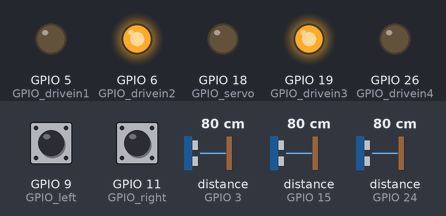
Bench run of a program on a simulated Raspberry Pi (BCM pin numbers). On the bench: output pins drawn as LEDs (lit = HIGH). Inputs (shaded band) come from the test bench; at power-on: GPIO 9 (GPIO_left) HIGH, GPIO 11 (GPIO_right) LOW, distance to the obstacle (sensors on GPIO 3, GPIO 15, GPIO 24) 80 cm. The echo pulse lasts 58.3 µs per cm; the clock reads 2024-03-15 10:24:30 at power-on unless the program sets it; pins used as bus, display or sensor lines are not drawn; what the program prints to the terminal is not drawn.

Above: at 0.1 s.
Timing chart, 0 to 1.6 s (numbered marks = the images above):
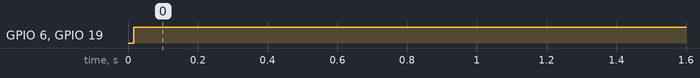

Measured:
- by itself, GPIO 6 (GPIO_drivein2), GPIO 19 (GPIO_drivein3): LOW → HIGH at 0.02 s

The program:

trashbin.py
```python
import RPi.GPIO as GPIO
import time

GPIO.setmode(GPIO.BCM)

GPIO_trig1 = 2
GPIO_echo1 = 3
GPIO_trig2 = 14
GPIO_echo2 = 15
GPIO_trig3 = 23
GPIO_echo3 = 24
GPIO_right = 11
GPIO_left = 9
GPIO_servo = 18
GPIO_drivein1 = 5
GPIO_drivein2 = 6
GPIO_drivein3 = 19
GPIO_drivein4 = 26


GPIO.setup(GPIO_trig1, GPIO.OUT)
GPIO.setup(GPIO_echo1, GPIO.IN)
GPIO.setup(GPIO_trig2, GPIO.OUT)
GPIO.setup(GPIO_echo2, GPIO.IN)
GPIO.setup(GPIO_trig3, GPIO.OUT)
GPIO.setup(GPIO_echo3, GPIO.IN)
GPIO.setup(GPIO_right, GPIO.IN)
GPIO.setup(GPIO_left, GPIO.IN)
GPIO.setup(GPIO_servo, GPIO.OUT)
GPIO.setup(GPIO_drivein1, GPIO.OUT)
GPIO.setup(GPIO_drivein2, GPIO.OUT)
GPIO.setup(GPIO_drivein3, GPIO.OUT)
GPIO.setup(GPIO_drivein4, GPIO.OUT)

pservo = GPIO.PWM(GPIO_servo, 50)


def distance_tutup():
    GPIO.output(GPIO_trig1, True)

    time.sleep(0.00001)
    GPIO.output(GPIO_trig1, False)

    StartTime = time.time()
    StopTime = time.time()

    while GPIO.input(GPIO_echo1) == 0:
        StartTime = time.time()

    while GPIO.input(GPIO_echo1) == 1:
        StopTime = time.time()

    TimeElapsed = StopTime - StartTime

    distance_tutup = (TimeElapsed * 34300) / 2

    return distance_tutup


def distance_dalam():
    GPIO.output(GPIO_trig2, True)

    time.sleep(0.00001)
    GPIO.output(GPIO_trig2, False)

    StartTime = time.time()
    StopTime = time.time()

    while GPIO.input(GPIO_echo2) == 0:
        StartTime = time.time()

    while GPIO.input(GPIO_echo2) == 1:
        StopTime = time.time()

    TimeElapsed = StopTime - StartTime

    distance_dalam = (TimeElapsed * 34300) / 2

    return distance_dalam


def distance_jalan():
    GPIO.output(GPIO_trig3, True)

    time.sleep(0.00001)
    GPIO.output(GPIO_trig3, False)

    StartTime = time.time()
    StopTime = time.time()

    while GPIO.input(GPIO_echo3) == 0:
        StartTime = time.time()

    while GPIO.input(GPIO_echo3) == 1:
        StopTime = time.time()

    TimeElapsed = StopTime - StartTime

    distance_jalan = (TimeElapsed * 34300) / 2

    return distance_jalan


if __name__ == '__main__':
    try:
        while True:
            hasil_distance_tutup = distance_tutup()
            hasil_distance_jalan = distance_jalan()
            hasil_distance_dalam = distance_dalam()
            if hasil_distance_dalam < 10:
                if hasil_distance_jalan < 50:
                    GPIO.output(GPIO_drivein1, GPIO.LOW)
                    GPIO.output(GPIO_drivein2, GPIO.LOW)
                    GPIO.output(GPIO_drivein3, GPIO.LOW)
                    GPIO.output(GPIO_drivein4, GPIO.LOW)
                    print("Tong sampah mendeteksi ada seseorang didepan!")
                    if hasil_distance_tutup < 50:
                        pservo.ChangeDutyCycle(12)
                        time.sleep(5)
                        print("Tong sampah membuka.")
                    else:
                        print("Tong sampah tidak mendeteksi seseorang didepan.")
                        time.sleep(5)
                        print("Tong sampah menutup.")
                else:
                    if not GPIO.input(GPIO_left):  # belok kanan
                        GPIO.output(GPIO_drivein1, GPIO.HIGH)
                        GPIO.output(GPIO_drivein2, GPIO.LOW)
                        GPIO.output(GPIO_drivein3, GPIO.LOW)
                        GPIO.output(GPIO_drivein4, GPIO.HIGH)
                        print("[BELUM PENUH] Tong sampah belok ke kanan")
                    elif not GPIO.input(GPIO_right):  # belok kiri
                        GPIO.output(GPIO_drivein1, GPIO.LOW)
                        GPIO.output(GPIO_drivein2, GPIO.HIGH)
                        GPIO.output(GPIO_drivein3, GPIO.HIGH)
                        GPIO.output(GPIO_drivein4, GPIO.LOW)
                        print("[BELUM PENUH] Tong sampah belok ke kiri")
                    else:  # lurus
                        GPIO.output(GPIO_drivein1, GPIO.HIGH)
                        GPIO.output(GPIO_drivein2, GPIO.LOW)
                        GPIO.output(GPIO_drivein3, GPIO.HIGH)
                        GPIO.output(GPIO_drivein4, GPIO.LOW)
                        print("[BELUM PENUH] Tong sampah jalan lurus")
            else:
                if not GPIO.input(GPIO_left):  # belok kanan
                    GPIO.output(GPIO_drivein1, GPIO.HIGH)
                    GPIO.output(GPIO_drivein2, GPIO.LOW)
                    GPIO.output(GPIO_drivein3, GPIO.LOW)
                    GPIO.output(GPIO_drivein4, GPIO.HIGH)
                    print("[SUDAH PENUH] Tong sampah belok ke kanan")
                elif not GPIO.input(GPIO_right):  # belok kiri
                    GPIO.output(GPIO_drivein1, GPIO.LOW)
                    GPIO.output(GPIO_drivein2, GPIO.HIGH)
                    GPIO.output(GPIO_drivein3, GPIO.HIGH)
                    GPIO.output(GPIO_drivein4, GPIO.LOW)
                    print("[SUDAH PENUH] Tong sampah belok ke kiri")
                else:  # lurus
                    GPIO.output(GPIO_drivein1, GPIO.HIGH)
                    GPIO.output(GPIO_drivein2, GPIO.LOW)
                    GPIO.output(GPIO_drivein3, GPIO.HIGH)
                    GPIO.output(GPIO_drivein4, GPIO.LOW)
                    print("[SUDAH PENUH] Tong sampah jalan lurussbro")

    except KeyboardInterrupt:
        print("Error")
        GPIO.cleanup()
```
